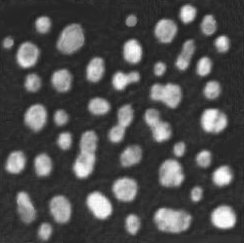
%> input picture AULA 09/IF69D_Atividade_08_arquivos/whitecells4.png, 244 x 243 px
$ octave ex8_4.m   (GNU Octave 9; MATLAB toolbox functions it lacks are replaced by stand-ins)
%> lines starting %> are read from the running program, lines starting %| are printed output that depends on the picture; in (x1, y1, x2, y2) boxes, pixels count from 0 and x2, y2 are one past the last pixel; in counts of white or black regions, pixels touching at a corner belong together; the program's own positions count from 1
%Exercicio 8.4
%Diogo Knop e Xie Jiayu

clear all; close all; clc;

im = im2double(imread('IF69D_Atividade_08_arquivos/whitecells4.png'));
%> im: size 243x244 double; min 0.114, max 1, mean 0.307
th = graythresh(im);
%> th = 0.427
bw = imbinarize(im,th);
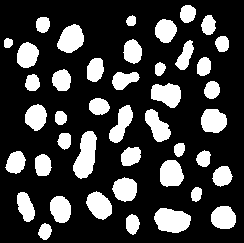
%> bw: size 243x244 logical; 23.9% white; 43 white regions, largest, box (x1, y1, x2, y2) and area: (73, 131, 97, 179) 748, (154, 208, 191, 233) 701, (57, 24, 84, 53) 556

% Display
SE = strel('square', 3);
imorf1 = imclose(bw,SE);
% [6 lines of commented-out code are left out]

[imlabel8, nlabel8] = bwlabel(bw, 8);
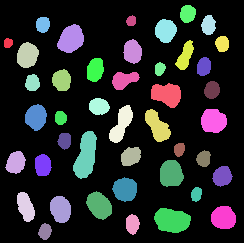
%> imlabel8: size 243x244 double; 44 distinct labels, from 0 to 43; one colour per label, 0 black
%> nlabel8 = 43
rv8rgb = label2rgb(imlabel8);
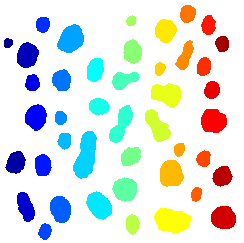
%> rv8rgb: size 243x244x3 uint8; mean R, G, B 221.6, 228.5, 224.8
disp(['n. celulas usando nhood8 = ', num2str(nlabel8)])
%| n. celulas usando nhood8 = 43
figure, image(rv8rgb)
title('rv8rgb')
